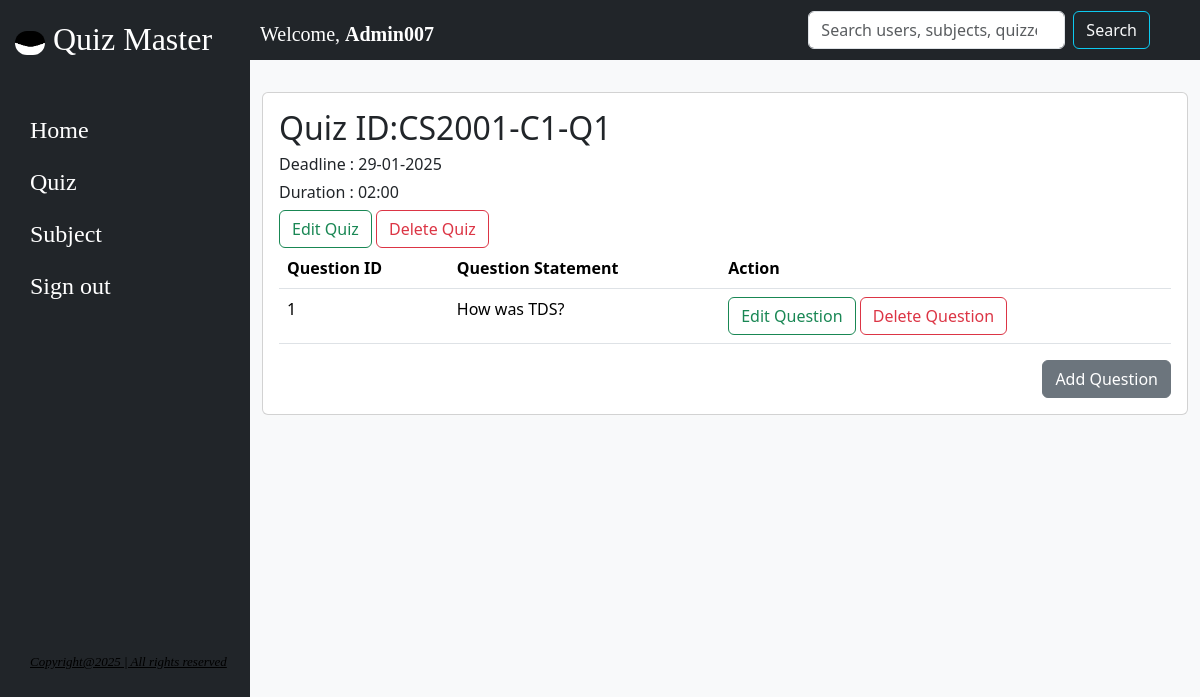
Page /admin/quiz on the earlier database version.
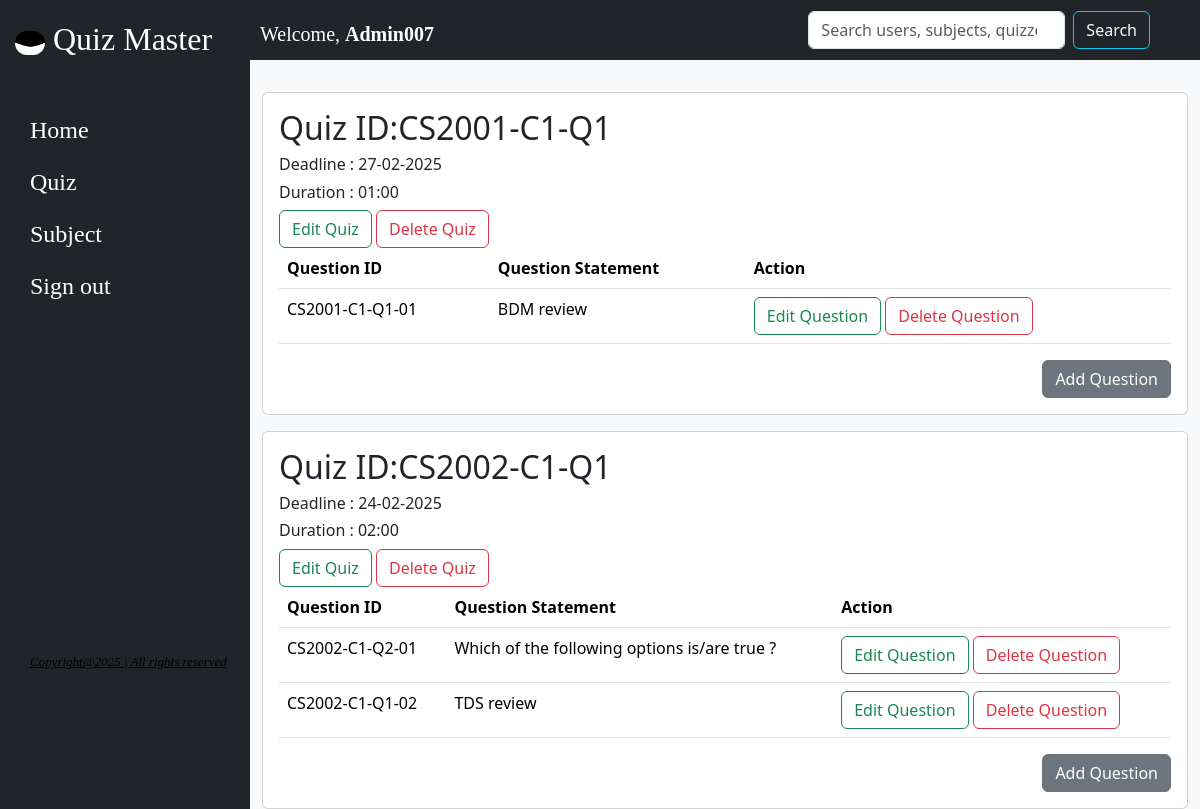
Same page on the later database version.
### model.py (models this page shows)
class Quiz(db.Model):
    id = db.Column(db.String(50), primary_key=True)
    chapter_id = db.Column(db.String(50), db.ForeignKey("chapters.id"), nullable=False)
    quiz_date = db.Column(db.DateTime, nullable=False)
    duration = db.Column(db.String(10), nullable=False)
    remarks = db.Column(db.String(200), nullable=True)
    scores = db.relationship('Scores', back_populates='exam')
    questions = db.relationship('Question', back_populates='exam')
    chapter = db.relationship('Chapters', back_populates='exams')

class Question(db.Model):
    id = db.Column(db.String ,primary_key=True)
    quiz_id = db.Column(db.String(50), db.ForeignKey("quiz.id"), nullable=False)
    question_title = db.Column(db.String, nullable=False)
    option_a = db.Column(db.String(255), nullable=False)
    option_b = db.Column(db.String(255), nullable=False)
    option_c = db.Column(db.String(255), nullable=True)
    option_d= db.Column(db.String(255), nullable=True)
    correct_response = db.Column(db.String(150), nullable=False)
    exam = db.relationship('Quiz', back_populates='questions')

### app.py (the view, shortened to what this page needs)
@app.route('/admin/quiz', methods=['GET', 'POST'])
def quiz_space():
    quiz_list = Quiz.query.all()
    questions=Question.query.all()
    return render_template('admin_quiz.html', quiz=quiz_list , questions=questions)

### templates/admin_quiz.html (shortened to what this page needs)
{% extends 'base.html' %}
{% block content %}
{% for qui in quiz %}
    <div class="row mt-3">
        <div class="col">
            <div class="card">
                <div class="card-body">
                    <h2>Quiz ID:{{ qui.id }}</h2>
                    <h6>Deadline : {{qui.quiz_date.strftime('%d-%m-%Y')}}</h6>
                    <h6>Duration : {{qui.duration}}</h6>
                    <a href="/admin/edit_quiz/{{ qui.id }}" class="btn btn-outline-success">Edit Quiz</a>
                    <a href="/admin/delete_quiz/{{ qui.id }}" class="btn btn-outline-danger">Delete Quiz</a>
                    <table class="table table-hover">
                        <thead>
                            <tr>
                                <th>Question ID</th>
                                <th>Question Statement</th>
                                <th>Action</th>
                            </tr>
                        </thead>
                        <tbody>
                            {% for ques in questions %}
                                {% if ques.quiz_id == qui.id %}
                                <tr>
                                    <td>{{ ques.id }}</td>
                                    <td>{{ ques.question_title }}</td>
                                    <td>
                                        <a href="/admin/quiz/edit/{{ ques.id }}" class="btn btn-outline-success">Edit Question</a>
                                        <a href="/admin/quiz/delete/{{ ques.id }}" class="btn btn-outline-danger">Delete Question</a>
                                    </td>
                                </tr>
                                {% endif %}
                            {% endfor %}
                        </tbody>
                    </table>
                    <div class="d-flex justify-content-end">
                        <button type="button" class="btn btn-secondary" data-bs-toggle="modal" data-bs-target="#addChapterModal{{ qui.id }}">
                            Add Question
                        </button>
                    </div>
                </div>
            </div>
        </div>
    </div>
{% endfor %}
{% endblock %}

### templates/base.html (shortened to what this page needs)
<!DOCTYPE html>
<html lang="en">
<head>
    <link href="https://cdn.jsdelivr.net/npm/bootstrap@5.3.3/dist/css/bootstrap.min.css" rel="stylesheet"
 />
    <link rel="stylesheet" href="/static/css/base.css" />
</head>
<body>
    <div class="leftbar bg-dark">
        <div class="nav flex-column vh-100 ">
            <nav class="nav flex-column">
                <p><a class="navbar-brand">
                        <img src="/static/image/base.jpg" width="30" height="24" style="border-radius: 40px" />
                    </a>
                    <a class="navbar-brand">Quiz Master </a>
                </p>
                <ul class="navbar-nav me-auto mb-2 mb-lg-0">
                    <li class="nav-item">
                        <a class="nav-link" aria-current="page" href="/admin/dashboard">Home</a>
                    </li>
                    <li class="nav-item">
                        <a class="nav-link" href="/admin/quiz">Quiz</a>
                    </li>
                    <li class="nav-item">
                        <a class="nav-link" href="/admin/subject">Subject</a>
                    </li>
                    <li class="nav-item">
                        <a class="nav-link" href="/admin">Sign out</a>
                    </li>
                    <li class="nav-item">
                        <p><u>Copyright@2025 |
                                All rights reserved </u></p>
                    </li>
                </ul>
            </nav>
        </div>
    </div>
    <div class="topbar">
        <nav class="navbar navbar-expand-lg">
            <div class="container bg-dark">
                    <p class="navbar-brand mt-4 text-white">
                    Welcome, <strong>Admin007</strong>
                    </p>
                    <form class="d-flex" role="search" action="/search" method="GET">
                        <input class="form-control me-2" type="search" name="q" placeholder="Search users, subjects, quizzes..." aria-label="Search" required>
                        <span class="bg-dark" style="border-radius: 8px; margin-right: 40px;">
                            <button class="btn btn-outline-info text-light" type="submit">Search</button>
                        </span>
                    </form>
            </div>
        </nav>
    </div>
    <div class="container-fluid">
        {% block content %}{% endblock %}
    </div>
</body>
</html>

### static/css/base.css (style rules this page uses)
body { margin-left: 250px; margin-top: 60px; background-color: #f8f9fa; }
.leftbar { position: fixed; top: 0; left: 0; width: 250px; padding: 15px; font-family: 'Times New Roman', Times, serif; font-size: xx-large; color: white; overflow-y: auto; }
.topbar .container { position:fixed; top: 0; left: 250px; height: 60px; width: calc(100% - 250px); background-color: rgba(204, 212, 212, 0.874) ; padding-top: 10px; display: flex; align-items: center; padding: 10px; z-index: 1000; }
.leftbar ul { font-size: x-large; margin-top: 25px; padding-left: 15px; }
.leftbar ul p { font-size: small; color: black; font-style: oblique; margin-top: 340px; text-align: center; }

### templates/admin_quiz.html (style rules this page uses)
p { font-family: 'Times New Roman', Times, serif; }

Differences in the rows shown:
removed Question: id "1", question_title "How was TDS?", shown under Quiz "CS2001-C1-Q1"
changed Quiz "CS2001-C1-Q1": quiz_date "29-01-2025" → "27-02-2025"; duration "02:00" → "01:00"
added Question: id "CS2001-C1-Q1-01", question_title "BDM review", shown under Quiz "CS2001-C1-Q1"
added Quiz: id "CS2002-C1-Q1", quiz_date "24-02-2025", duration "02:00"
added Question: id "CS2002-C1-Q2-01", question_title "Which of the following options is/are true ?", shown under "CS2002-C1-Q1"
added Question: id "CS2002-C1-Q1-02", question_title "TDS review", shown under "CS2002-C1-Q1"
